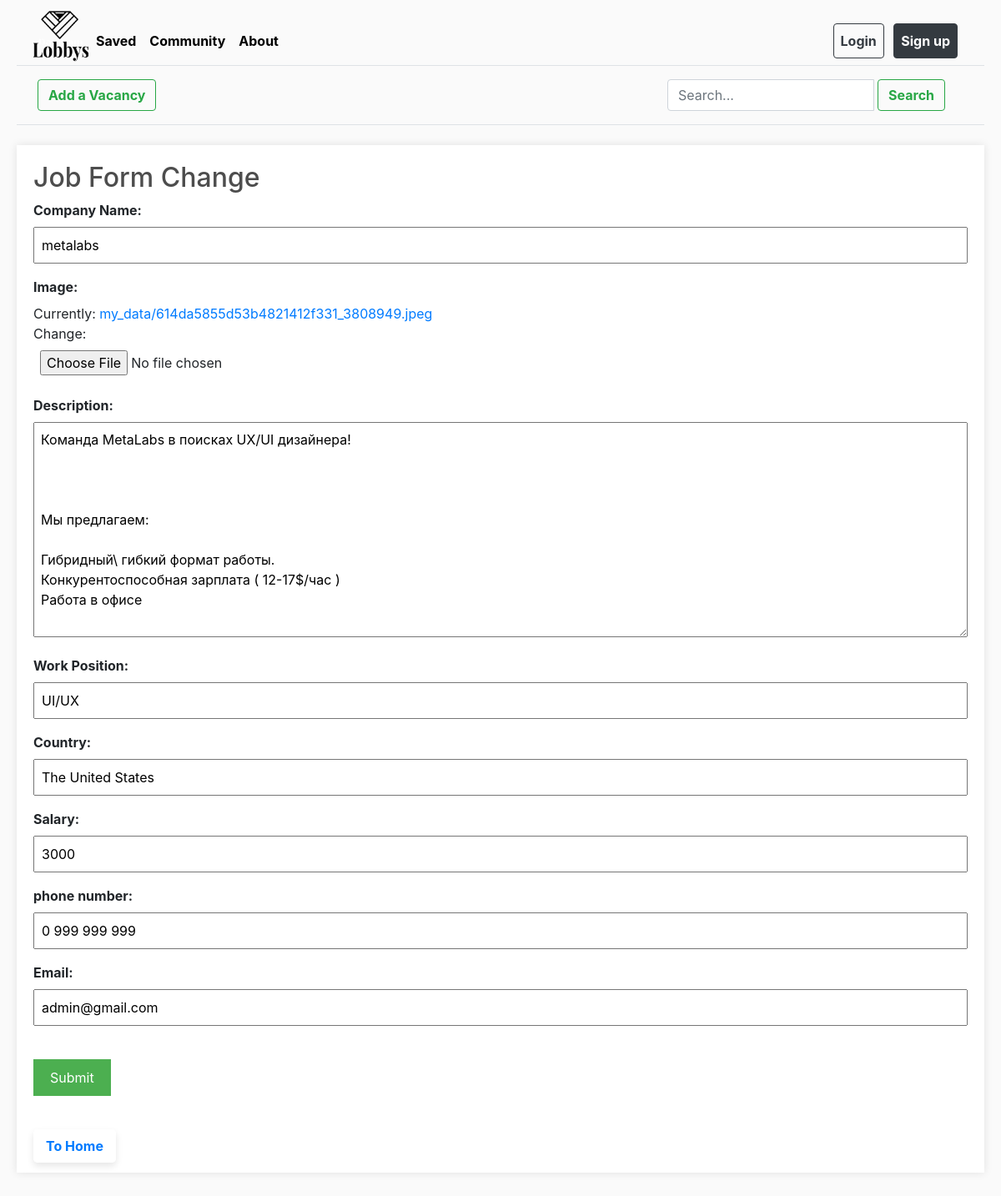
Before: /change/15/ with the older database file.
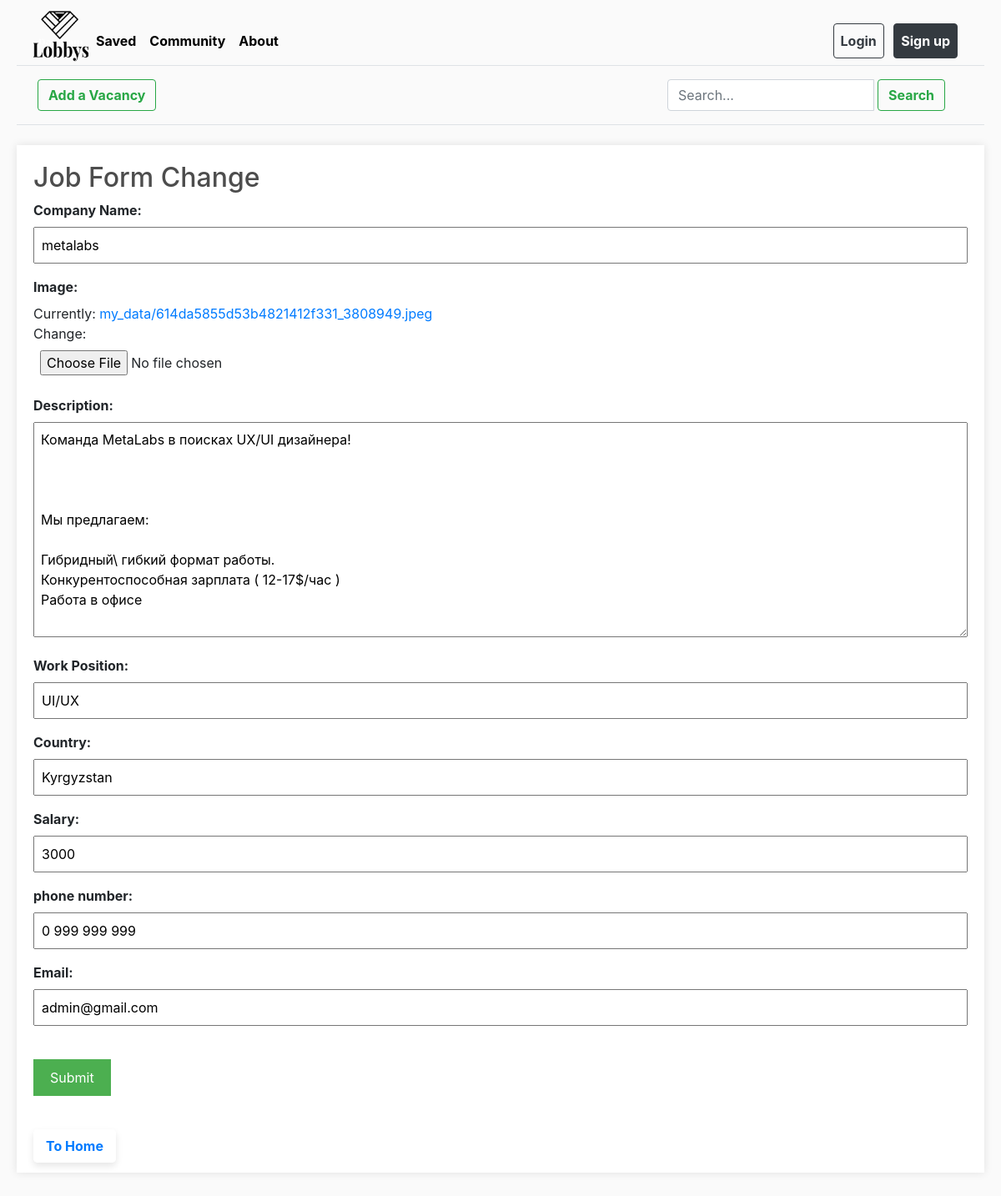
After: the same page with the newer database file.
### job_app/models.py (models this page shows, shortened)
class JobsModel(models.Model):
    image = models.ImageField(upload_to='my_data')
    company_name = models.CharField(max_length=50)
    description = models.TextField(max_length=3000)
    country = models.CharField(max_length=50)
    city = models.CharField(max_length=50)
    salary = models.IntegerField(validators=[MaxValueValidator(999999)])
    date = models.DateTimeField(auto_now_add=True)
    work_position = models.CharField(max_length=40)
    creator = models.ForeignKey(User, on_delete=models.CASCADE)
    phone_number = models.CharField(max_length=15)
    email = models.EmailField(max_length=150)

### job_app/views.py (the view, shortened to what this page needs)
# urls.py: path('change/<int:pk>/', views.UpdateVacancy.as_view(), name='change'),
class UpdateVacancy(UpdateView):
    model = JobsModel
    form_class = AddVacancy
    template_name = 'job_app/change.html'
    success_url = '/'

### job_app/forms.py (shortened to what this page needs)
class AddVacancy(forms.ModelForm):
    class Meta:
        model = JobsModel
        fields = ('image', 'company_name','work_position', 'country','city','description', 'salary', 'phone_number', 'email')

### job_app/templates/job_app/change.html (shortened to what this page needs)
{% extends 'job_app/base.html' %}
{% load static %}
{% block css_add %}
<link rel="stylesheet" href="{% static 'job_app/index.css' %}">
{% endblock %}
{% block content %}
<div class="job-form-container">
    <h2>Job Form Change</h2>
    <form method="post" enctype="multipart/form-data" action="{% url 'change' object.id %}">
        <label for="{{ form.company_name.id_for_label }}"><b>Company Name:</b></label>
        {{ form.company_name }}
        <label for="{{ form.image.id_for_label }}"><b>Image:</b></label>
        {{ form.image }}
        <label for="{{ form.description.id_for_label }}"><b>Description:</b></label>
        {{ form.description }}
        <label for="{{ form.work_position.id_for_label }}"><b>Work Position:</b></label>
        {{ form.work_position }}
        <label for="{{ form.country.id_for_label }}"><b>Country:</b></label>
        {{ form.country }}
        <label for="{{ form.salary.id_for_label }}"><b>Salary:</b></label>
        {{ form.salary }}
        <label for="{{ form.phone_number.id_for_label }}"><b>phone number:</b></label>
        {{ form.phone_number }}
        <label for="{{ form.email.id_for_label }}"><b>Email:</b></label>
        {{ form.email }}
        <br>
        <br>
        <button type="submit">Submit</button>
    </form>
    <br>
    <br>
    <a class='a' href="{% url 'home' %}">To Home</a>
</div>
{% endblock %}

Changed rows visible on the page:
changed JobsModel "metalabs": country "The United States" → "Kyrgyzstan"
